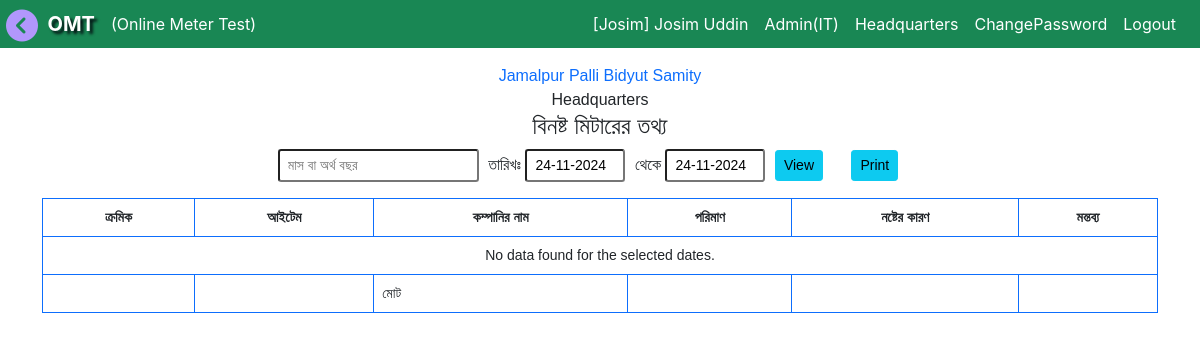
/damage_report/ (signed in), run on the app's committed database.
### accounts/models.py (models this page shows, shortened)
class CustomUser(AbstractUser):
    ROLE_CHOICES = (
        ('admin', 'Admin'),
        ('MT', 'MT'),
        ('MTS', 'MTS'),
        ('IT', 'IT'),
        ('AGM', 'AGM'),
        ('DGM', 'DGM'),
        ('BS', 'BS'),
        ('BA', 'BA'),
        ('JE', 'JE'),
        ('LT', 'LT'),
        ('LM', 'LM'),
        ('user', 'User'),
    )
    username = models.CharField(max_length=100, unique=True)
    role = models.CharField(max_length=10, choices=ROLE_CHOICES, default='user')
    office = models.ForeignKey(Office, on_delete=models.CASCADE, null=True, blank=True)
    mobile = models.CharField(max_length=30, unique=True, blank=True, null=True)
    designation = models.ForeignKey(Designation, on_delete=models.SET_NULL, null=True, blank=True)
    training_id = models.CharField(max_length=30, unique=True, blank=True, null=True)
    date = models.DateField(auto_now_add=False, auto_now=False, default=today)
    sign_image = models.ImageField(upload_to='images/', null=True, blank=True)
    updated_by = models.CharField(max_length=100, blank=True, null=True)
    password_changed_at = models.DateTimeField(auto_now=True)  # Auto-updates on save
    def save(self, *args, **kwargs):
        if self.pk:
            original_user = CustomUser.objects.get(pk=self.pk)
            if original_user.password != self.password:
                self.password_changed_at = timezone.now()
        super().save(*args, **kwargs)

class Designation(models.Model):
    title = models.CharField(max_length=50, null=True, blank=True)
    details = models.CharField(max_length=50, null=True, blank=True)
    def __str__(self):
    	return self.title

class Office(models.Model):
	pbs = models.ForeignKey(Pbs, on_delete=models.CASCADE, blank=True, null=True)
	office_name =  models.CharField(max_length=255, null=True, blank=True)
	office_code = models.CharField(max_length=10, null=True, default="0")
	catagory = models.CharField(max_length=150, blank=True, null=True, choices= item_choice)
	updated_by = models.CharField(max_length=100, blank=True, null=True)

class Pbs(models.Model):
	pbs_code = models.CharField(max_length=10, null=True, blank=True, default="0")
	pbs_name = models.CharField(max_length=150, null=True, blank=True, default="default_pbs")
	updated_by = models.CharField(max_length=100, blank=True, null=True)

### damage_meter/views.py (the view, shortened to what this page needs)
# urls.py: path('damage_report/', damage_report, name='damage_report'),
@login_required
def damage_report(request):
    from datetime import date
    f_date = t_date = date.today().strftime('%d-%m-%Y')  # Default to today's date in the desired format
    return render(request, 'damage_meter/damage_report.html', {
        'f_date': f_date,
        't_date': t_date,
    })

### damage_meter/templates/damage_meter/damage_report.html (shortened to what this page needs)
{% extends 'base.html' %}
{% block content %}
<div class="container pt-3" style="font-family: 'AdorshoLipi', Arial, sans-serif !important;">
    <div class="text-center">
        <a href="#" class="text-decoration-none">
            {{ request.user.office.pbs.pbs_name }}</a> <br>{{ request.user.office.office_name }}<br>
        <h4>বিনষ্ট মিটারের তথ্য</h4>
    </div>
    <form method="post" action="{% url 'damage_report' %}">
        <div class="text-center">
            <input type="text" name="" class="form-control-sm" placeholder="মাস বা অর্থ বছর">
            তারিখঃ
            <input type="text" name="fromdate" class="jfldate_dam form-control-sm" style="width: 100px;"
                   value="{{ f_date }}">
            থেকে
            <input type="text" name="todate" class="jfldate_dam form-control-sm" style="width: 100px;"
                   value="{{ t_date }}">
            <b id="print_btn">
                <input type="submit" class="btn btn-sm btn-info" value="View">
                <button type="button" onClick="print_only_doc('e')" class="btn btn-sm btn-info mx-4">
                    Print
                </button>
            </b>
        </div>
    </form>
    <div class="table-responsive mt-3">
        <table class="table table-bordered border-primary">
            <thead>
                <tr class="text-center">
                    <th>ক্রমিক</th>
                    <th>আইটেম</th>
                    <th>কম্পানির নাম</th>
                    <th>পরিমাণ</th>
                    <th>নষ্টের কারণ</th>
                    <th>মন্তব্য</th>
                </tr>
            </thead>
            <tbody>
                {% if all_data %}
                    {% for td in all_data %}
                    <tr>
                        <td>{{ forloop.counter }}</td>
                        <td>{{ td.item }}</td>
                        <td>{{ td.manufacturer }}</td>
                        <td>{{ td.total_count }}</td>
                        <td class="p-0">
                            <textarea class="form-control" readonly>{{ td.cause }}</textarea>
                        </td>
                        <td class="p-0">
                            <textarea class="form-control"></textarea>
                        </td>
                    </tr>
                    {% endfor %}
                {% else %}
                <tr>
                    <td colspan="6" class="text-center">No data found for the selected dates.</td>
                </tr>
                {% endif %}
            </tbody>
            <tfoot>
                <tr>
                    <td></td>
                    <td></td>
                    <td>মোট</td>
                    <td>{{ total_sum_of_test_data_count }}</td>
                    <td></td>
                    <td></td>
                </tr>
            </tfoot>
        </table>
    </div>
</div>
{% endblock %}

### templates/navbar.html (shortened to what this page needs)
<nav class="navbar navbar-expand-sm navbar-dark bg-success text-white justify-content-end p-1" id="navbar">
  <div class="container-fluid">
    &nbsp; &nbsp; &nbsp; &nbsp;<span class="navbar-brand"><b style="text-shadow: 3px 3px 3px rgba(0, 0, 10, 0.9);">OMT</b></span>
    <div class="collapse navbar-collapse" id="navbarSupportedContent">
      {% if user.is_authenticated %}
        {% if role == 'MT' or role == 'MTS' %}
      <ul class="navbar-nav me-auto">
        <li class="nav-item dropdown">
          <span class="nav-link dropdown-toggle" href="#" id="navbarDropdown" role="button" data-bs-toggle="dropdown" aria-expanded="false">
            Test Data
          </span>
          <ul class="dropdown-menu" aria-labelledby="navbarDropdown">
            <li><a class="dropdown-item" href="{% url 'test_input' %}">New Test</a></li>
            <li><a class="dropdown-item" href="{% url 'test_report_multi' %}">Test Report</a></li>
            <li><a class="dropdown-item" href="{% url 'test_report_multi_search' %}">Search</a></li>
          </ul>
        </li>
        <li class="nav-item dropdown">
          <span class="nav-link dropdown-toggle" href="#" id="navbarDropdown" role="button" data-bs-toggle="dropdown" aria-expanded="false">
            Register
          </span>
          <ul class="dropdown-menu" aria-labelledby="navbarDropdown">
            <li><a class="dropdown-item" href="{% url 'issue_item' %}">Meter Issue</a></li>
            <li><a class="dropdown-item" href="{% url 'issue_seal' %}">Seal Issue</a></li>
            <li><hr class="dropdown-divider"></li>
            <li><a class="dropdown-item" href="{% url 'meter_issue_list' %}">Meter Record Book Register</a></li>
            <li><a class="dropdown-item" href="{% url 'seal_issue_list' %}">Seal Issue Register</a></li>
          </ul>
        </li>
        <li class="nav-item dropdown">
          <span class="nav-link dropdown-toggle" href="#" id="navbarDropdown" role="button" data-bs-toggle="dropdown" aria-expanded="false">
            Balance
          </span>
          <ul class="dropdown-menu" aria-labelledby="navbarDropdown">
            <li><a class="dropdown-item" href="{% url 'balance' %}">Balance</a></li>
            <li><a class="dropdown-item" href="{% url 'receive_item' %}">Receive All</a></li>
            <li><a class="dropdown-item" href="{% url 'issue_item_to_bl' %}">Send Item</a></li>
          </ul>
        </li>
        <li class="nav-item dropdown">
          <span class="nav-link dropdown-toggle" href="#" id="navbarDropdown" role="button" data-bs-toggle="dropdown" aria-expanded="false">
            More
          </span>
          <ul class="dropdown-menu" aria-labelledby="navbarDropdown">
            <li><a class="dropdown-item" href="{% url 'signup' %}">Add Employee</a></li>
            <li><a class="dropdown-item" href="{% url 'register' %}">Despass</a></li>
          </ul>
        </li>
      </ul>
      {% else %}
        (Online Meter Test)
      {% endif %}
      <ul class="navbar-nav ms-auto">
        <li class="nav-item">
          <a class="nav-link text-white text-nowrap" href="{% url 'profile' %}">[{{request.user.username}}]  {{request.user.first_name}} {{request.user.last_name}}</a>
        </li>
        <li class="nav-item">
          <a class="nav-link text-white text-nowrap" href="{% url 'profile' %}">{{request.user.designation}}</a>
        </li>
        <li class="nav-item">
          <a class="nav-link text-white text-nowrap" href="{% url 'profile' %}">{{request.user.office.office_name}}</a>
        </li>
        <li class="nav-item">
          <a class="nav-link text-white" href="{% url 'password_change' %}">ChangePassword</a>
        </li>
        <li class="nav-item">
          <a class="nav-link text-white" href="{% url 'logout' %}">Logout</a>
        </li>
      </ul>
      {% else %}
      <ul class="navbar-nav ms-auto">
        <li class="nav-item">
          <a class="nav-link text-white" href="{% url 'login' %}">Login</a>
        </li>
      </ul>
      {% endif %}
    </div>
  </div>
</nav>

### damage_meter/templates/damage_meter/damage_report.html (style rules this page uses)
.form-control-sm { display: inline-block; margin-right: 5px; }
.table { font-size: 14px; }

### data on the page
CustomUser: user.username "Josim", user.first_name "Josim", user.last_name "Uddin", user.designation "Admin(IT)", user.office.office_name "Headquarters", user.office.pbs.pbs_name "Jamalpur Palli Bidyut Samity"
